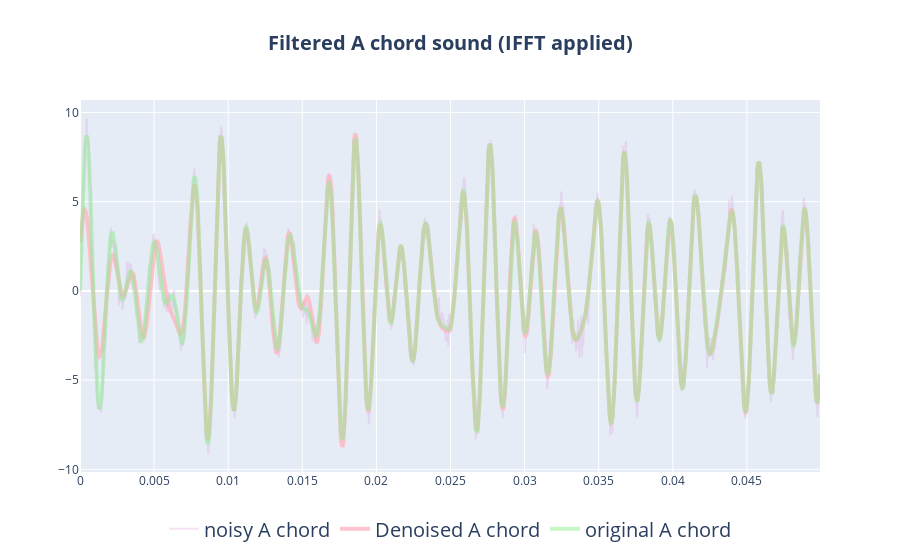

Write notebook code for a chart like this one.
### Code cell
fig = go.Figure()
fig.add_trace(go.Scatter(
    x=t[:len(t)//20],
    y=noisy_a_chord[:len(t)//20],
    mode='lines',
    name='noisy A chord',
    line=dict(color='rgba(221, 160, 221, 0.3)'), 
))
fig.add_trace(go.Scatter(
    x=t[:len(t)//20],
    y=np.real(denoised_achord_ifft[:len(t)//20]),
    mode='lines',
    name='Denoised A chord',
    line=dict(color='rgba(255, 182, 193, 0.8)',
    width=4), 
))
fig.add_trace(go.Scatter(
    x=t[:len(t)//20],
    y=a_chord[:len(t)//20],
    mode='lines',
    name='original A chord',
    line=dict(color='rgba(144, 238, 144, 0.5)', 
    width=4), 
))

fig.update_layout(
    legend=dict(
    orientation='h',
    xanchor='center',
    x = 0.5,
    y = -0.1,
    font_size=20        
    ),
    title=dict(
        text='Filtered A chord sound (IFFT applied)',
        xanchor='center',
        x=0.5,
        font_size=20,
        font_weight='bold'
    )
)

### Figure 1 — Plotly figure (JSON) as saved in the notebook; plotly's stock layout.template omitted (floating-point values rounded to 4 significant figures; data arrays with more than 128 entries replaced by an {"elided": "..."} marker saying what was removed)
{"data": [{"line": {"color": "rgba(221, 160, 221, 0.3)"}, "mode": "lines", "name": "noisy A chord", "type": "scatter", "x": {"elided": "1102 float values"}, "y": {"elided": "1102 float values"}}, {"line": {"color": "rgba(255, 182, 193, 0.8)", "width": 4}, "mode": "lines", "name": "Denoised A chord", "type": "scatter", "x": {"elided": "1102 float values"}, "y": {"elided": "1102 float values"}}, {"line": {"color": "rgba(144, 238, 144, 0.5)", "width": 4}, "mode": "lines", "name": "original A chord", "type": "scatter", "x": {"elided": "1102 float values"}, "y": {"elided": "1102 float values"}}], "layout": {"legend": {"font": {"size": 20}, "orientation": "h", "x": 0.5, "xanchor": "center", "y": -0.1}, "title": {"font": {"size": 20, "weight": "bold"}, "text": "Filtered A chord sound (IFFT applied)", "x": 0.5, "xanchor": "center"}}}
